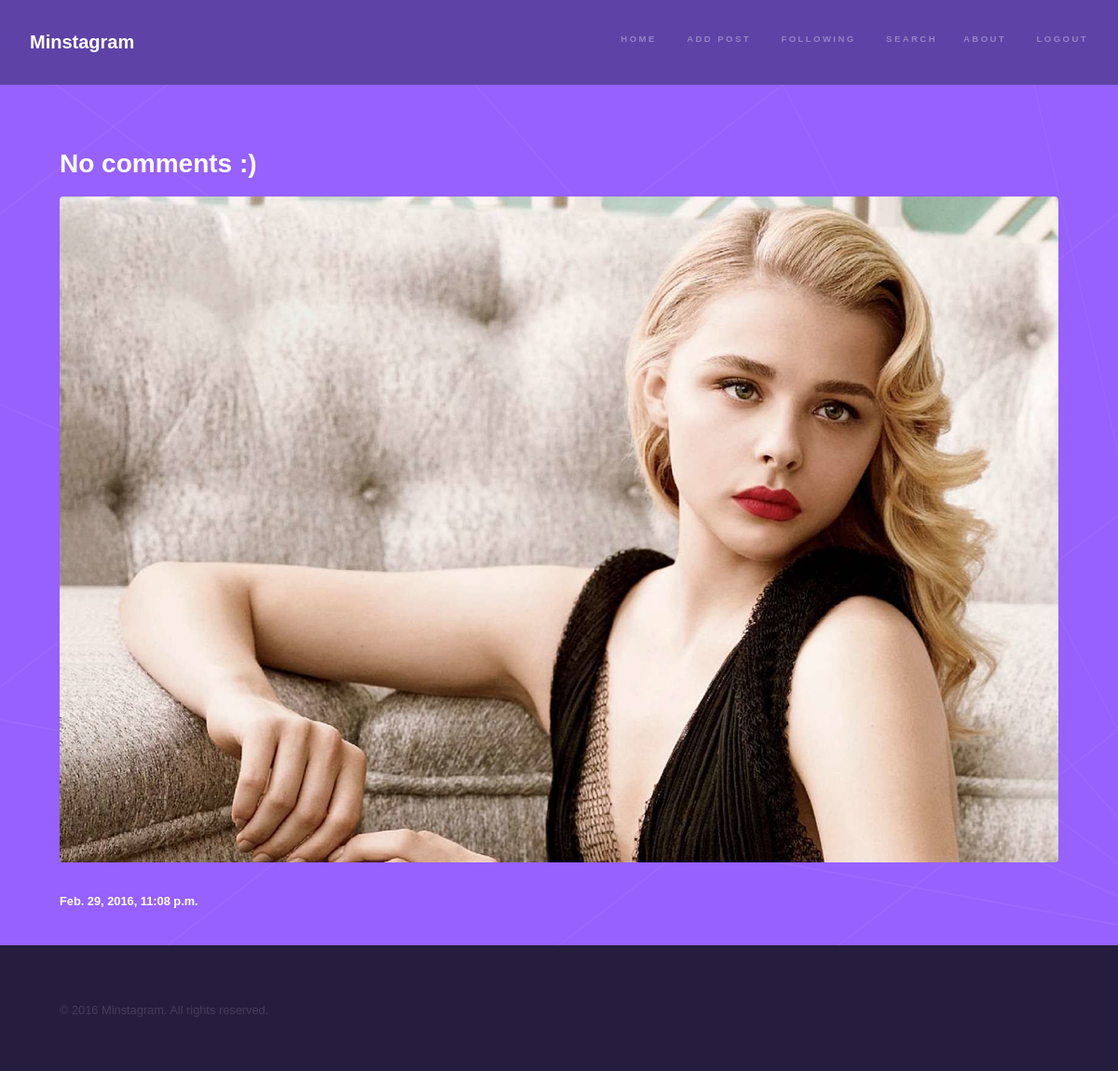
Screenshot of /home/7/ with the database file from the repository.
### userpage/models.py (models this page shows, shortened)
class UserPageData(models.Model):
    class Meta:
        db_table = 'user_page_data'
    title = models.CharField(max_length=100)
    image = models.ImageField(null=True)
    time_created = models.DateTimeField(auto_now=True, auto_now_add=False)
    time_updated = models.DateTimeField(auto_now=False, auto_now_add=True)
    user = models.ForeignKey(User, on_delete=models.CASCADE)

### userpage/views.py (the view)
# urls.py: url(r'^home/(?P<id>\d+)/$', views.see_post, name='see_post'),
def see_post(request, id=None):
    details_post = get_object_or_404(UserPageData, id=id)
    return render(request, "userpage/mysubpost.html", {"details_post": details_post})

### templates/userpage/mysubpost.html (shortened to what this page needs)
{% extends "loginedin.html" %}
{% block content %}
    <div id="wrapper">
        <section id="intro" class="wrapper style1 fullscreen fade-up">
            <div class="inner">
                <h2>{{ details_post.title }}</h2>
                {% if details_post.image %}
                    <span class="image fit"> <img src="{{ details_post.image.url }}" class="img-responsive"> </span>
                {% endif %}
                <h5>{{ details_post.time_created }}</h5>
            </div>
        </section>
    </div>
{% endblock %}

### static/css/main.css (style rules this page uses)
html, body, div, span, applet, object, iframe, h1, h2, h3, h4, h5, h6, p, blockquote, pre, a, abbr, acronym, address, big, cite, code, del, dfn, em, img, ins, kbd, q, s, samp, small, strike, strong, sub, sup, tt, var, b, u, i, center, dl, dt, dd, ol, ul, li, fieldset, form, label, legend, table, caption, tbody, tfoot, thead, tr, th, td, article, aside, canvas, details, embed, figure, figcaption, footer, header, hgroup, menu, nav, output, ruby, section, summary, time, mark, audio, video { margin: 0; padding: 0; border: 0; font-size: 100%; font: inherit; vertical-align: baseline; }
article, aside, details, figcaption, figure, footer, header, hgroup, menu, nav, section { display: block; }
body { line-height: 1; }
body { -webkit-text-size-adjust: none; }
*, *:before, *:after { -moz-box-sizing: border-box; -webkit-box-sizing: border-box; box-sizing: border-box; }
body { -ms-overflow-style: scrollbar; }
body { background: #312450; }
body, input, select, textarea { color: rgba(255, 255, 255, 0.55); font-family: Arial, Helvetica, sans-serif; font-size: 16.5pt; font-weight: normal; line-height: 1.75; }
@media screen and (max-width: 1680px) { body, input, select, textarea { font-size: 13pt; } }
@media screen and (max-width: 1280px) { body, input, select, textarea { font-size: 12pt; } }
h1, h2, h3, h4, h5, h6 { color: #ffffff; font-weight: bold; line-height: 1.5; margin: 0 0 0.5em 0; }
h2 { font-size: 1.75em; }
h5 { font-size: 0.8em; }
.image { border-radius: 0.25em; border: 0; display: inline-block; position: relative; }
.image img { border-radius: 0.25em; display: block; }
.image.fit { display: block; margin: 0 0 2em 0; width: 100%; }
.image.fit img { width: 100%; }
.wrapper { position: relative; }
.wrapper > .inner { padding: 5em 5em 3em 5em ; max-width: 100%; width: 75em; }
@media screen and (max-width: 1680px) { .wrapper > .inner { padding: 4em 4em 2em 4em ; } }
@media screen and (max-width: 1280px) { .wrapper > .inner { width: 100%; } }
.wrapper.style1 { background-color: #9661FF; }
.wrapper.fullscreen { display: -moz-flex; display: -webkit-flex; display: -ms-flex; display: flex; -moz-flex-direction: column; -webkit-flex-direction: column; -ms-flex-direction: column; flex-direction: column; -moz-justify-content: flex-start; -webkit-justify-content: flex-start; -ms-justify-content: flex-start; justify-content: flex-start; min-height: 100vh; }
@media screen and (max-width: 1280px) { .wrapper.fullscreen { min-height: calc(100vh - 2.5em); } }
.wrapper.fade-up > .inner { -moz-transform: translateY(0); -webkit-transform: translateY(0); -ms-transform: translateY(0); transform: translateY(0); -moz-transition: opacity 1s ease, -moz-transform 1s ease; -webkit-transition: opacity 1s ease, -webkit-transform 1s ease; -ms-transition: opacity 1s ease, -ms-transform 1s ease; transition: opacity 1s ease, transform 1s ease; opacity: 1.0; }
#intro { background-attachment: fixed; background-image: url("images/intro.svg"); background-position: top right; background-repeat: no-repeat; background-size: 100% 100%; }
@media screen and (max-width: 1280px) { #intro { background-attachment: scroll; } }

### rows the page displays
UserPageData: title "No comments :)", image (picture), time_created "Feb. 29, 2016, 11:08 p.m."
